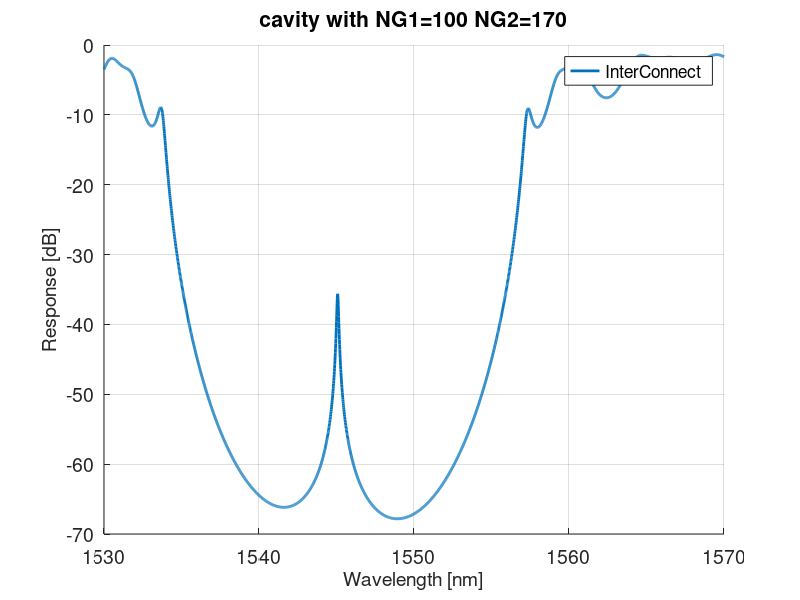

Recreate this plot in MATLAB.
%Or Bahari

function main

clear;
clc;
global Bragg n_eff NG1 NG2;
Bragg=1550e-9;  % Bragg wavelength                                     
span=40e-9;  % Set the wavelength span for the simultion
resolution=0.0125e-9;  % Set the wavelength resolution
N=span/resolution;
disp([ 'Number of points: ' num2str(N) ])
Lambda=zeros(N+1,1);
R=zeros(N+1,1);
T=zeros(N+1,1);

        for i=1:N+1
            wavelength=Bragg+(i-1-N/2)*resolution;    % Wavelength sweep
            Lambda(i)=wavelength*1e9;% in nm
            Grating_Parameters(Lambda(i))
            [r,t]=Grating_RT(wavelength); % Calculate the R and T  
            R(i)=r;
            T(i)=t;
        end
%figure(1);
T_db=10*log10(T);
R_db=10*log10(R); 
hold on
plot(Lambda,T_db,'LineWidth',2);
set(gca,'FontSize',14);
xlabel('Wavelength [nm]','FontSize',14);
ylabel('Response [dB]','FontSize',14);
title(['cavity with NG1=',num2str(NG1),' NG2=',num2str(NG2)]);
legend('InterConnect','Real Meassurement','Matlab');
grid on;
Rpeak=Center_peak_extraction(R,120);
I_Loss=10*log10(1-Rpeak);
%a=3
%%%%%%%%%%%%%%%%%%%%%%%%%%%%%%%%%%%%%%%%%%%%%%%%%%%%%%%%%%%%%%%%%%%%%%%%%%%%%%%%%%%
%%%%%%%%%%%%%%%%%%%%%%%%%%%%%%%%%%%%%%%%%%%%%%%%%%%%%%%%%%%%%%%%%%%%%%%%%%%%%%%%%%%%

function Grating_Parameters(Lambda)
%Set the parameters
global Period NG1 NG2 delta_n n1 n2 n_eff loss C_length;

%arm_length=2.5e-6;
Period=316e-9;  % 318
n_eff=2.44 - 1.13 * ((Lambda/1000.0)-1.550)-0.043*((Lambda/1000.0)-1.550)^2; %2.44
NG1=100;    % Number of grating periods #1
NG2=170;

L1=NG1*Period;    % Grating length #1
L2=NG2*Period;    % length #2
C_length=L1+L2; % total cavity length

delta_n=0.09;    % 0.04 Index contrast between n1 and n2, matches to dw=40nm
n1=n_eff-delta_n/2;
n2=n_eff+delta_n/2;

loss=1190; %69

%%%%%%%%%%%%%%%%%%%%%%%%%%%%%%%%%%%%%%%%%%%%%%%%%%%%%%%%%%%%%%%%%%%%%%%%%%%%%%%%%%%%
function [R,T]=Grating_RT(wavelength)
%Calculate the R and T for a certain wavelength

M=Grating_Matrix(wavelength);

T=abs(1/M(1,1))^2;
R=abs(M(2,1)/M(1,1))^2;

%%%%%%%%%%%%%%%%%%%%%%%%%%%%%%%%%%%%%%%%%%%%%%%%%%%%%%%%%%%%%%%%%%%%%%%%%%%%%%%%%%%%
function [Rpeak]=Center_peak_extraction(R,width)
Length=length(R);
Rpeak=min(R(Length*0.5:width+Length*0.5));

%%%%%%%%%%%%%%%%%%%%%%%%%%%%%%%%%%%%%%%%%%%%%%%%%%%%%%%%%%%%%%%%%%%%%%%%%%%%%%%%%%%%
function [TP,Q]= FP_transmission(wavelengths,R)
    %wavelengths Units: m
    global  n_eff C_length loss
    delta=-4*pi* 1.94*1e-6*n_eff./wavelengths;
    % 1.94*1e-6
    
    
    %finding the peak of R:
    Rpeak=Center_peak_extraction(R,120);
    % modify the following line to output the result of your calculation, for the auto-grader
    output = ((1-Rpeak)^2)./(((1-Rpeak)^2)+4*Rpeak*(sin(delta/2)).^2);
    output10=10*log10(output);
    figure()
    %subplot(1,2,1);
    plot(wavelengths,output10);
    xlabel('wavelengths [m]');
    ylabel('It/Ii [db]');
    title('power transmission of Fabry-Perot');
    TP=max(output);
    %subplot(1,2,2);
    bw=powerbw(output,wavelengths); %Provides Bandwidth 3db
    Q=TP/bw;
 
%%%%%%%%%%%%%%%%%%%%%%%%%%%%%%%%%%%%%%%%%%%%%%%%%%%%%%%%%%%%%%%%%%%%%%%%%%%%%%%%%%%%
function [T]=Grating_Matrix(wavelength)
% Calculate the total transfer matrix of the gratings

global Period NG1 NG2;
global n1 n2 n_eff loss arm_length;

l=Period/2;

T_hw1=HomoWG_Matrix(wavelength,l,n1,loss);
T_is12=IndexStep_Matrix(n1,n2);
T_hw2=HomoWG_Matrix(wavelength,l,n2,loss);
T_is21=IndexStep_Matrix(n2,n1);
T1=T_hw1*T_is12*T_hw2*T_is21;

%code for back-to-back BGs
T_is22=IndexStep_Matrix(n2,n2);
T2=T_hw1*T_is12*T_hw2*T_is22*T_hw2*T_is21;

%code to silicon separtor between 2 back-to-back BGs
%T_is2n= IndexStep_Matrix(n2,n_eff);
%T_hwn=HomoWG_Matrix(wavelength,arm_length,n_eff,loss);
%T_isn1=IndexStep_Matrix(n_eff,n1);
%T2=T_hw1*T_is12*T_hw2*T_is2n*T_hwn*T_isn1;
%T=T1^(NG1)*T2*T1^(NG2);
T=T1^(NG1)*T_hw1*T1^(NG2);

%%%%%%%%%%%%%%%%%%%%%%%%%%%%%%%%%%%%%%%%%%%%%%%%%%%%%%%%%%%%%%%%%%%%%%%%%%%%%%%%%%%%
function T_hw=HomoWG_Matrix(wavelength,l,neff,loss)
% Calculate the transfer matrix of a homogeneous waveguide.
%Complex propagation constant
beta=2*pi.*neff/wavelength-1i*loss/2;

v=[exp(1i*beta*l) exp(-1i*beta*l)];
T_hw=diag(v);

%%%%%%%%%%%%%%%%%%%%%%%%%%%%%%%%%%%%%%%%%%%%%%%%%%%%%%%%%%%%%%%%%%%%%%%%%%%%%%%%%%%%
function T_is=IndexStep_Matrix(n1,n2)
% Calculate the transfer matrix for a index step from n1 to n2.

a=(n1+n2)/(2*sqrt(n1*n2));
b=(n1-n2)/(2*sqrt(n1*n2));
T_is=[a b; b a];
        